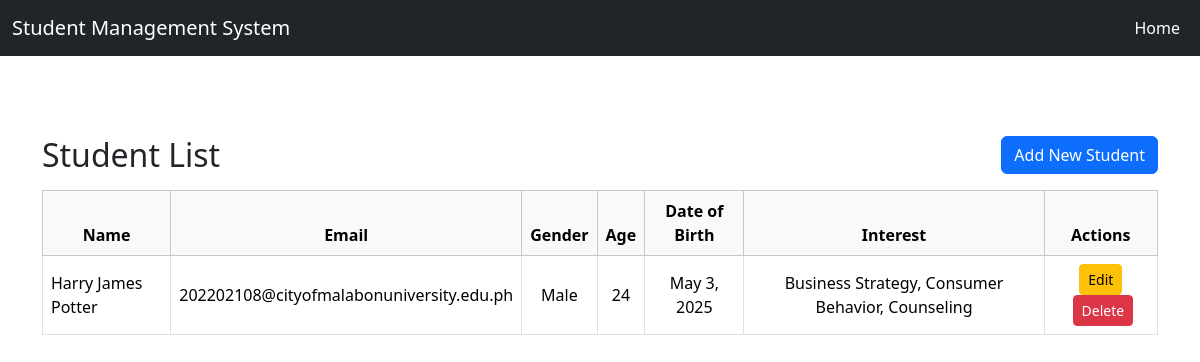
The page /students/ on the database its author committed.
### students/models.py (models this page shows, shortened)
class Student(models.Model):
    first_name = models.CharField(max_length=50)
    last_name = models.CharField(max_length=50)
    email = models.EmailField(unique=True)
    age = models.PositiveIntegerField(validators=[MinValueValidator(18)])
    date_of_birth = models.DateField()
    gender = models.CharField(
        max_length=10,
        choices=[('Male', 'Male'), ('Female', 'Female'), ('Others', 'Others')]
    )
    interest = MultiSelectField(
        choices = [
            ('Accounting', 'Accounting'),
            ('Advertising', 'Advertising'),
            ('Branding', 'Branding'),
            ('Business', 'Business'),
            ('Business Strategy', 'Business Strategy'),
            ('Child Development', 'Child Development'),
            ('Coding', 'Coding'),
            ('Community Service', 'Community Service'),
            ('Consumer Behavior', 'Consumer Behavior'),
            ('Counseling', 'Counseling'),
            ('Debating', 'Debating'),
            ('Drawing', 'Drawing'),
            ('Economics', 'Economics'),
            ('Entrepreneurship', 'Entrepreneurship'),
            ('Finance', 'Finance'),
            ('Fitness', 'Fitness'),
            ('Gaming', 'Gaming'),
            ('Geography', 'Geography'),
            ('History', 'History'),
            ('Human Rights', 'Human Rights'),
            ('Investment', 'Investment'),
            ('Journalism', 'Journalism'),
            ('Law', 'Law'),
            ('Leadership', 'Leadership'),
            ('Math', 'Math'),
            ('Music', 'Music'),
            ('Negotiation', 'Negotiation'),
            ('Painting', 'Painting'),
            ('Philosophy', 'Philosophy'),
            ('Photography', 'Photography'),
            ('Politics', 'Politics'),
            ('Psychology', 'Psychology'),
            ('Reading', 'Reading'),
            ('Robotics', 'Robotics'),
            ('Social Justice', 'Social Justice'),
            ('Social Media', 'Social Media'),
            ('Social Skills', 'Social Skills'),
            ('Social Work', 'Social Work'),
            ('Statistics', 'Statistics'),
            ('Teaching', 'Teaching'),
            ('Technology', 'Technology'),
            ('Traveling', 'Traveling'),
            ('Writing', 'Writing')
        ],
        max_choices=3,
        blank=False,
        null=True,
        help_text="Select up to 3 interests.",
    )
    course = models.CharField(
        choices=[
            ('Criminology', 'Criminology'),
            ('Information technology', 'Information technology'),
            ('Accountancy', 'Accountancy'),
            ('Early Childhood Education', 'Early Childhood Education'),
            ('Journalism', 'Journalism'),
            ('Elementary Education', 'Elementary Education'),
            ('Secondary Education Major in English', 'Secondary Education Major in English'),
            ('Secondary Education Major in Mathematics', 'Secondary Education Major in Mathematics'),
            ('Secondary Education Major in Social Studies', 'Secondary Education Major in Social Studies'),
            ('Political Science', 'Political Science'),
            ('Public Administration', 'Public Administration'),
            ('Social Work', 'Social Work'),
            ('Business Administration Major in Financial Management', 'Business Administration Major in Financial Management'),
            ('Business Administration Major in Human Resource Management', 'Business Administration Major in Human Resource Management'),
            ('Business Administration Major in Marketing Management', 'Business Administration Major in Marketing Management'),
            ('Management Accounting', 'Management Accounting')
        ],
        max_length=100,
        blank=False,
        null=True
    )
    created_at = models.DateTimeField(auto_now_add=True)
    updated_at = models.DateTimeField(auto_now=True)

### students/views.py (the view)
# urls.py: path('', student_list, name='student_list'),
def student_list(request):
    students = Student.objects.all()
    return render(request, 'students/student_list.html', {'students': students})

### students/templates/students/student_list.html (shortened to what this page needs)
{% extends 'base.html' %}
{% block content %}
<div class="container">
    <div class="d-flex justify-content-between align-items-center mb-3">
        <h2 class="mb-0">Student List</h2>
        <a href="{% url 'student_create' %}" class="btn btn-primary">Add New Student</a>
    </div>
    <div class="table-responsive">
        <table class="table table-bordered align-middle">
            <thead class="table-light text-center">
                <tr>
                    <th>Name</th>
                    <th>Email</th>
                    <th>Gender</th>
                    <th>Age</th>
                    <th>Date of Birth</th>
                    <th>Interest</th>
                    <th>Actions</th>
                </tr>
            </thead>
            <tbody>
                {% for student in students %}
                <tr>
                    <td >{{ student.first_name }} {{ student.last_name }}</td>
                    <td class="text-center">{{ student.email }}</td>
                    <td class="text-center">{{ student.gender }}</td>
                    <td class="text-center">{{ student.age }}</td>
                    <td class="text-center">{{ student.date_of_birth }}</td>
                    <td class="text-center">{{ student.interest }}</td>
                    <td class="text-center">
                        <a href="{% url 'student_update' student.pk %}" class="btn btn-sm btn-warning">Edit</a>
                        <form method="post" action="{% url 'student_delete' student.pk %}" class="d-inline" onsubmit="return confirm('Are you sure you want to delete this student?');">
                            <button type="submit" class="btn btn-sm btn-danger ms-1">Delete</button>
                        </form>
                    </td>
                </tr>
                {% empty %}
                <tr>
                    <td colspan="8" class="text-center">No students found.</td>
                </tr>
                {% endfor %}
            </tbody>
        </table>
    </div>
</div>
{% endblock %}

### school/templates/base.html (shortened to what this page needs)
{% load static %}
<!DOCTYPE html>
<html lang="en">
<head>
</head>
    <link href="https://cdn.jsdelivr.net/npm/bootstrap@5.3.5/dist/css/bootstrap.min.css" rel="stylesheet">
<body style="position:relative">
    <nav class="navbar navbar-expand-lg navbar-dark bg-dark" data-bs-theme="dark" style="margin-bottom: 80px" >
        <div class="container-fluid">
            <a class="navbar-brand" href="{% url 'student_list' %}">Student Management System</a>
            <div class="collapse navbar-collapse">
                <ul class="navbar-nav ms-auto">
                    <li class="nav-item">
                        <a class="nav-link active" href="{% url 'student_list' %}">Home</a>
                    </li>
                </ul>
            </div>
        </div>
    </nav>
    {% block content %}{% endblock %}
</body>
</html>

### rows shown on the page
Student: first_name "Harry James", last_name "Potter", email "202202108@cityofmalabonuniversity.edu.ph", gender "Male", age "24", date_of_birth "May 3, 2025", interest "Business Strategy, Consumer Behavior, Counseling"
